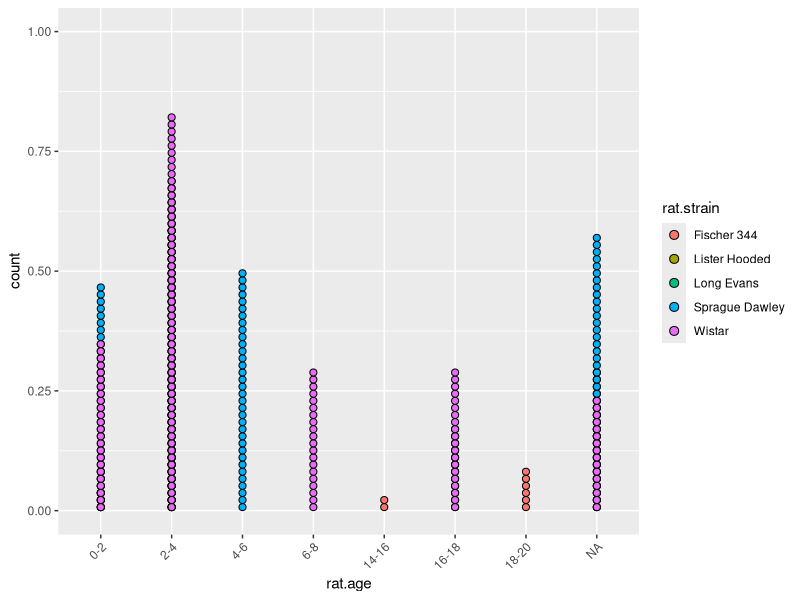
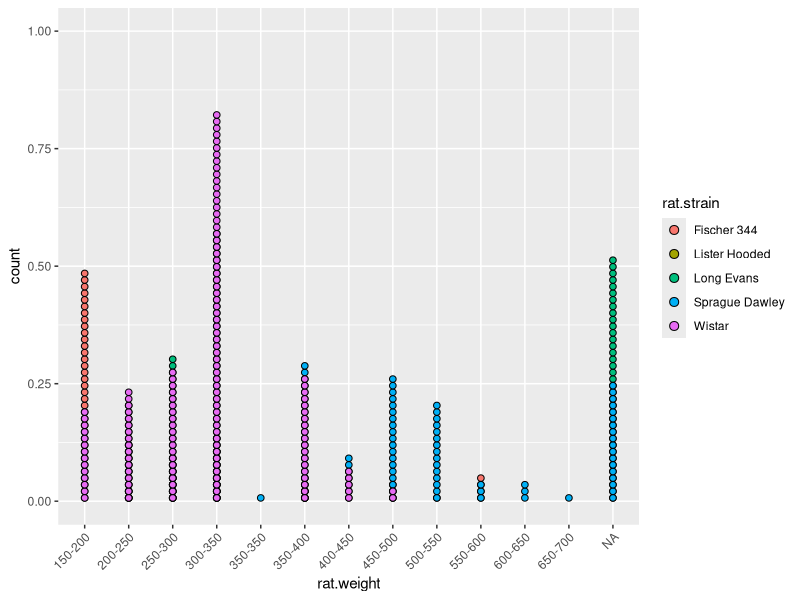
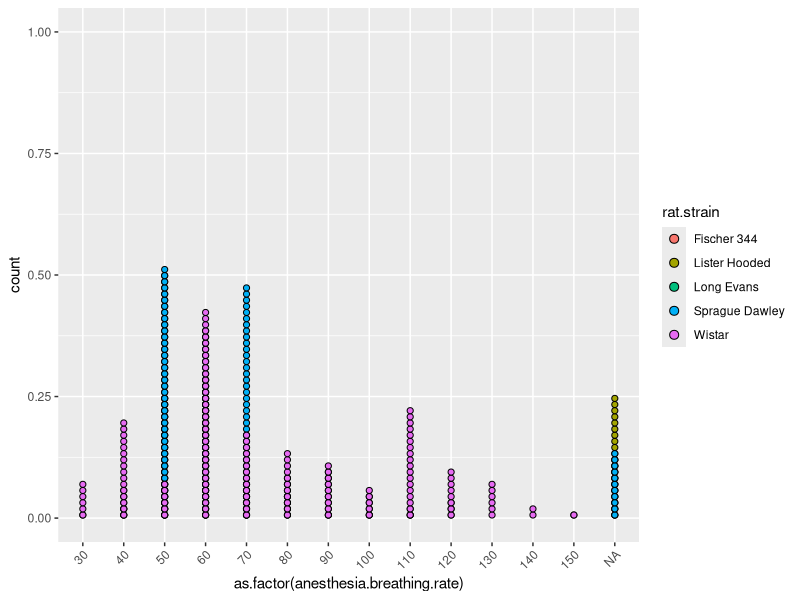
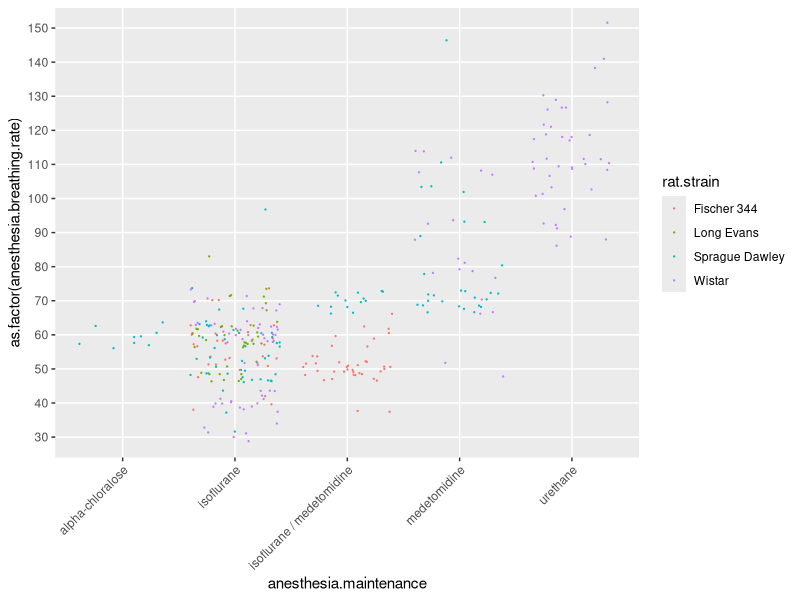
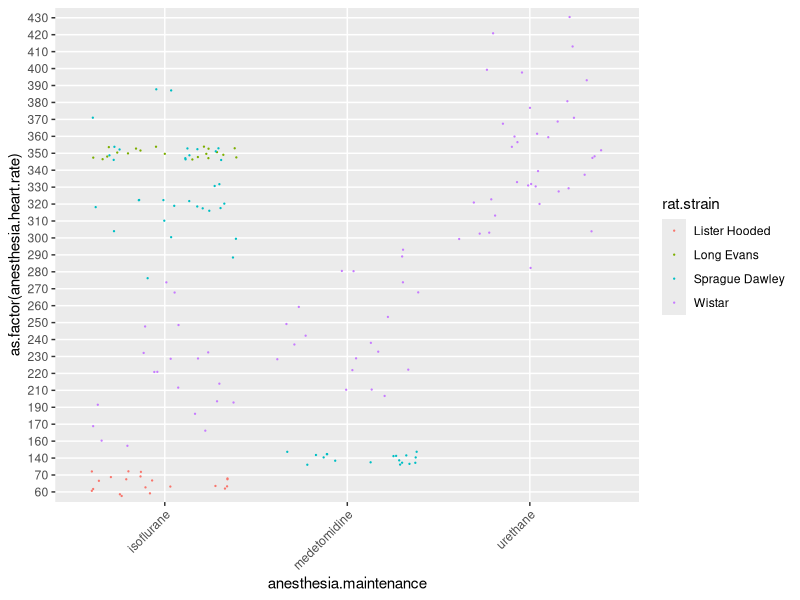

Generate these figures, in order, with R:
## ---- chunk 1
knitr::opts_chunk$set(echo = TRUE)
## ---- chunk 2
library(ggplot2)
df <- read.csv2('../assets/table/meta_data.tsv',sep='\t')
df$rat.age <- factor(df$rat.age, levels = c("0-2", "2-4", "4-6","6-8","8-10","10-12","12-14","14-16","16-18","18-20"))
## ---- chunk 3
summary(df$rat.strain)
## ---- chunk 4
summary(df$rat.sex)
## ---- chunk 5
#summary(df$rat.age)
ggplot(df, aes(x = rat.age, fill=rat.strain)) + geom_dotplot(binwidth = 0.1)+ theme(axis.text.x = element_text(angle = 45, hjust = 1))
## ---- chunk 6
ggplot(df, aes(x = rat.weight, fill=rat.strain)) + geom_dotplot(binwidth = 0.15) + theme(axis.text.x = element_text(angle = 45, hjust = 1))
## ---- chunk 7
ggplot(df, aes(x = as.factor(anesthesia.breathing.rate), fill=rat.strain)) + geom_dotplot(binwidth = 0.15) + theme(axis.text.x = element_text(angle = 45, hjust = 1))
## ---- chunk 8
# Selecting first rat of each dataset to get a representation of dataset parameter representations. 

df.sub <- df[df$rat.ses == 1 & sprintf('%02d', df$rat.sub %% 100) == "00", ]
summary(df.sub[,c(20,21,23,28,36,38,42,46, 47, 48, 49)])
## ---- chunk 9
df.na <-df[!is.na(df$anesthesia.breathing.rate) & !is.na(df$rat.strain) & !is.na(df$rat.sex) & !is.na(df$rat.age) & !is.na(df$anesthesia.maintenance),]

mod.breathing.full <- lm(anesthesia.breathing.rate ~ rat.strain + rat.sex  + rat.age + anesthesia.maintenance, df.na,na.action = na.omit)

mod.breathing.strain <- update(mod.breathing.full, . ~ . - rat.strain)
anova(mod.breathing.full,mod.breathing.strain)

mod.breathing.sex <- update(mod.breathing.full, . ~ . - rat.sex)
anova(mod.breathing.full,mod.breathing.sex)

mod.breathing.age <- update(mod.breathing.full, . ~ . - rat.age)
anova(mod.breathing.full,mod.breathing.age)


mod.breathing.maintenance <- update(mod.breathing.full, . ~ . - anesthesia.maintenance)
anova(mod.breathing.full,mod.breathing.maintenance)
## ---- chunk 10
ggplot(df.na, aes(y = as.factor(anesthesia.breathing.rate), x=anesthesia.maintenance, color=rat.strain)) + geom_jitter(size = 0.15) + theme(axis.text.x = element_text(angle = 45, hjust = 1))
## ---- chunk 11
df.na <-df[!is.na(df$anesthesia.heart.rate) & !is.na(df$rat.strain) & !is.na(df$rat.sex) & !is.na(df$rat.age) & !is.na(df$anesthesia.maintenance),]

mod.heart.full <- lm(anesthesia.heart.rate ~ rat.strain + rat.sex  + rat.age + anesthesia.maintenance, df.na,na.action = na.omit)

mod.heart.strain <- update(mod.heart.full, . ~ . - rat.strain)
anova(mod.heart.full,mod.heart.strain)

mod.heart.sex <- update(mod.heart.full, . ~ . - rat.sex)
anova(mod.heart.full,mod.heart.sex)

mod.heart.age <- update(mod.heart.full, . ~ . - rat.age)
anova(mod.heart.full,mod.heart.age)


mod.heart.maintenance <- update(mod.heart.full, . ~ . - anesthesia.maintenance)
anova(mod.heart.full,mod.heart.maintenance)
## ---- chunk 12
ggplot(df.na, aes(y = as.factor(anesthesia.heart.rate), x=anesthesia.maintenance, color=rat.strain)) + geom_jitter(size = 0.15) + theme(axis.text.x = element_text(angle = 45, hjust = 1))
